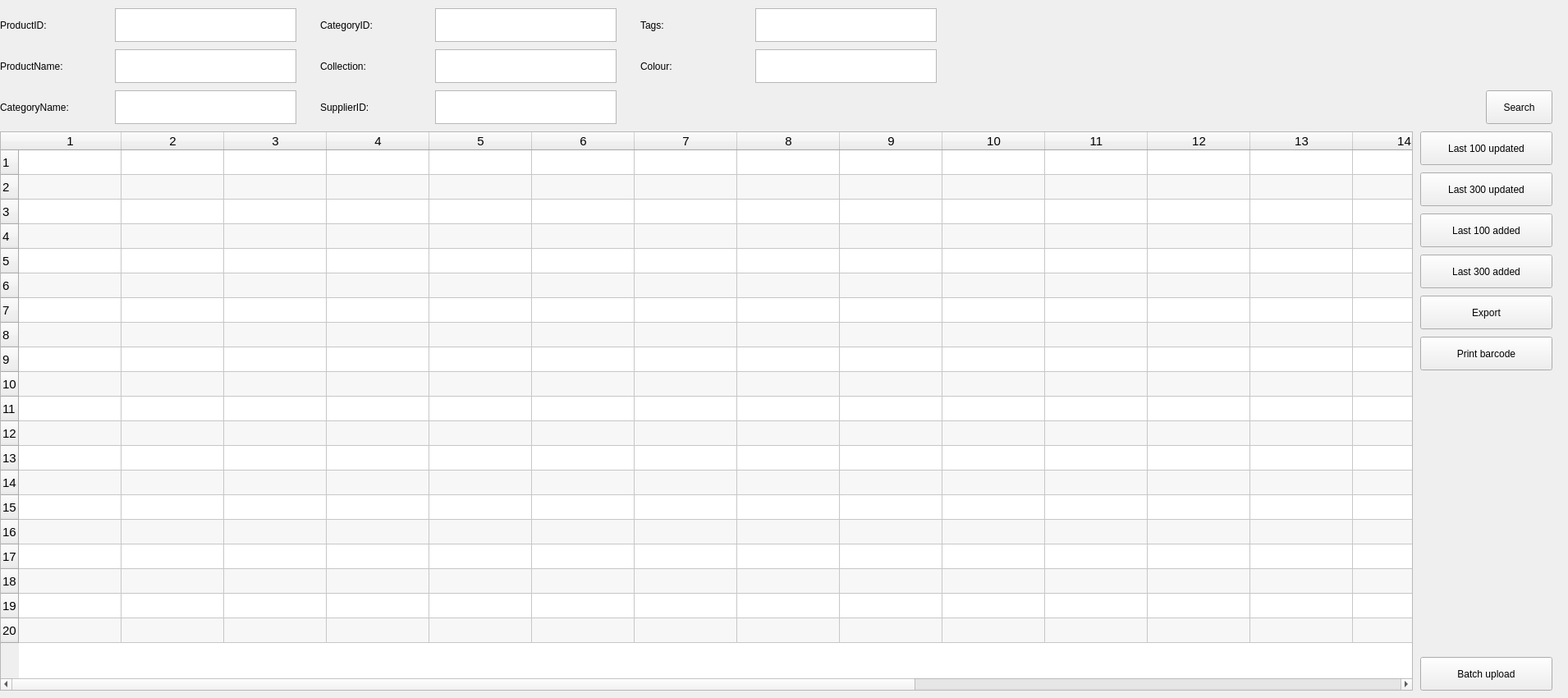
    <widget class="QWidget" name="tab_productManagement">
     <property name="sizePolicy">
      <sizepolicy hsizetype="Fixed" vsizetype="Fixed">
       <horstretch>0</horstretch>
       <verstretch>0</verstretch>
      </sizepolicy>
     </property>
     <property name="minimumSize">
      <size>
       <width>1910</width>
       <height>850</height>
      </size>
     </property>
     <attribute name="title">
      <string>Product Management</string>
     </attribute>
     <widget class="QLabel" name="product_label_categoryID">
      <property name="geometry">
       <rect>
        <x>390</x>
        <y>10</y>
        <width>111</width>
        <height>41</height>
       </rect>
      </property>
      <property name="lineWidth">
       <number>0</number>
      </property>
      <property name="text">
       <string>CategoryID:</string>
      </property>
      <property name="textFormat">
       <enum>Qt::PlainText</enum>
      </property>
     </widget>
     <widget class="QPushButton" name="product_pushButton_search">
      <property name="geometry">
       <rect>
        <x>1810</x>
        <y>110</y>
        <width>81</width>
        <height>41</height>
       </rect>
      </property>
      <property name="text">
       <string>Search</string>
      </property>
     </widget>
     <widget class="QLabel" name="product_label_collection">
      <property name="geometry">
       <rect>
        <x>390</x>
        <y>60</y>
        <width>111</width>
        <height>41</height>
       </rect>
      </property>
      <property name="lineWidth">
       <number>0</number>
      </property>
      <property name="text">
       <string>Collection:</string>
      </property>
      <property name="textFormat">
       <enum>Qt::PlainText</enum>
      </property>
     </widget>
     <widget class="QLabel" name="product_label_supplierID">
      <property name="geometry">
       <rect>
        <x>390</x>
        <y>110</y>
        <width>111</width>
        <height>41</height>
       </rect>
      </property>
      <property name="lineWidth">
       <number>0</number>
      </property>
      <property name="text">
       <string>SupplierID:</string>
      </property>
      <property name="textFormat">
       <enum>Qt::PlainText</enum>
      </property>
     </widget>
     <widget class="QLabel" name="product_label_productName">
      <property name="geometry">
       <rect>
        <x>0</x>
        <y>60</y>
        <width>131</width>
        <height>41</height>
       </rect>
      </property>
      <property name="lineWidth">
       <number>0</number>
      </property>
      <property name="text">
       <string>ProductName:</string>
      </property>
      <property name="textFormat">
       <enum>Qt::PlainText</enum>
      </property>
     </widget>
     <widget class="QLabel" name="product_label_productID">
      <property name="geometry">
       <rect>
        <x>0</x>
        <y>10</y>
        <width>111</width>
        <height>41</height>
       </rect>
      </property>
      <property name="lineWidth">
       <number>0</number>
      </property>
      <property name="text">
       <string>ProductID:</string>
      </property>
      <property name="textFormat">
       <enum>Qt::PlainText</enum>
      </property>
     </widget>
     <widget class="QLabel" name="product_label_categoryName">
      <property name="geometry">
       <rect>
        <x>0</x>
        <y>110</y>
        <width>141</width>
        <height>41</height>
       </rect>
      </property>
      <property name="lineWidth">
       <number>0</number>
      </property>
      <property name="text">
       <string>CategoryName:</string>
      </property>
      <property name="textFormat">
       <enum>Qt::PlainText</enum>
      </property>
     </widget>
     <widget class="QTableWidget" name="product_tableWidget_display">
      <property name="geometry">
       <rect>
        <x>0</x>
        <y>160</y>
        <width>1721</width>
        <height>681</height>
       </rect>
      </property>
      <property name="font">
       <font>
        <pointsize>11</pointsize>
       </font>
      </property>
      <property name="alternatingRowColors">
       <bool>true</bool>
      </property>
      <property name="selectionMode">
       <enum>QAbstractItemView::ExtendedSelection</enum>
      </property>
      <property name="selectionBehavior">
       <enum>QAbstractItemView::SelectRows</enum>
      </property>
      <property name="rowCount">
       <number>20</number>
      </property>
      <property name="columnCount">
       <number>20</number>
      </property>
      <attribute name="horizontalHeaderDefaultSectionSize">
       <number>125</number>
      </attribute>
      <attribute name="horizontalHeaderShowSortIndicator" stdset="0">
       <bool>true</bool>
      </attribute>
      <attribute name="verticalHeaderCascadingSectionResizes">
       <bool>false</bool>
      </attribute>
      <attribute name="verticalHeaderDefaultSectionSize">
       <number>30</number>
      </attribute>
      <attribute name="verticalHeaderMinimumSectionSize">
       <number>30</number>
      </attribute>
      <row/>
      <row/>
      <row/>
      <row/>
      <row/>
      <row/>
      <row/>
      <row/>
      <row/>
      <row/>
      <row/>
      <row/>
      <row/>
      <row/>
      <row/>
      <row/>
      <row/>
      <row/>
      <row/>
      <row/>
      <column/>
      <column/>
      <column/>
      <column/>
      <column/>
      <column/>
      <column/>
      <column/>
      <column/>
      <column/>
      <column/>
      <column/>
      <column/>
      <column/>
      <column/>
      <column/>
      <column/>
      <column/>
      <column/>
      <column/>
     </widget>
     <widget class="QPushButton" name="product_pushButton_last300Added">
      <property name="geometry">
       <rect>
        <x>1730</x>
        <y>310</y>
        <width>161</width>
        <height>41</height>
       </rect>
      </property>
      <property name="text">
       <string>Last 300 added</string>
      </property>
     </widget>
     <widget class="QPushButton" name="product_pushButton_batchUpload">
      <property name="geometry">
       <rect>
        <x>1730</x>
        <y>800</y>
        <width>161</width>
        <height>41</height>
       </rect>
      </property>
      <property name="text">
       <string>Batch upload</string>
      </property>
     </widget>
     <widget class="QPushButton" name="product_pushButton_printBarcode">
      <property name="geometry">
       <rect>
        <x>1730</x>
        <y>410</y>
        <width>161</width>
        <height>41</height>
       </rect>
      </property>
      <property name="text">
       <string>Print barcode</string>
      </property>
     </widget>
     <widget class="QPushButton" name="product_pushButton_last100Added">
      <property name="geometry">
       <rect>
        <x>1730</x>
        <y>260</y>
        <width>161</width>
        <height>41</height>
       </rect>
      </property>
      <property name="text">
       <string>Last 100 added</string>
      </property>
     </widget>
     <widget class="QPushButton" name="product_pushButton_last300Updated">
      <property name="geometry">
       <rect>
        <x>1730</x>
        <y>210</y>
        <width>161</width>
        <height>41</height>
       </rect>
      </property>
      <property name="text">
       <string>Last 300 updated</string>
      </property>
     </widget>
     <widget class="QPushButton" name="product_pushButton_generateCSV">
      <property name="geometry">
       <rect>
        <x>1730</x>
        <y>360</y>
        <width>161</width>
        <height>41</height>
       </rect>
      </property>
      <property name="text">
       <string>Export</string>
      </property>
     </widget>
     <widget class="QPushButton" name="product_pushButton_last100Updated">
      <property name="geometry">
       <rect>
        <x>1730</x>
        <y>160</y>
        <width>161</width>
        <height>41</height>
       </rect>
      </property>
      <property name="text">
       <string>Last 100 updated</string>
      </property>
     </widget>
     <widget class="QTextEdit" name="product_textEdit_productID">
      <property name="geometry">
       <rect>
        <x>140</x>
        <y>10</y>
        <width>221</width>
        <height>41</height>
       </rect>
      </property>
     </widget>
     <widget class="QTextEdit" name="product_textEdit_supplierID">
      <property name="geometry">
       <rect>
        <x>530</x>
        <y>110</y>
        <width>221</width>
        <height>41</height>
       </rect>
      </property>
     </widget>
     <widget class="QTextEdit" name="product_textEdit_productName">
      <property name="geometry">
       <rect>
        <x>140</x>
        <y>60</y>
        <width>221</width>
        <height>41</height>
       </rect>
      </property>
     </widget>
     <widget class="QTextEdit" name="product_textEdit_categoryID">
      <property name="geometry">
       <rect>
        <x>530</x>
        <y>10</y>
        <width>221</width>
        <height>41</height>
       </rect>
      </property>
     </widget>
     <widget class="QTextEdit" name="product_textEdit_categoryName">
      <property name="geometry">
       <rect>
        <x>140</x>
        <y>110</y>
        <width>221</width>
        <height>41</height>
       </rect>
      </property>
     </widget>
     <widget class="QTextEdit" name="product_textEdit_collection">
      <property name="geometry">
       <rect>
        <x>530</x>
        <y>60</y>
        <width>221</width>
        <height>41</height>
       </rect>
      </property>
     </widget>
     <widget class="QLabel" name="product_label_tags">
      <property name="geometry">
       <rect>
        <x>780</x>
        <y>10</y>
        <width>111</width>
        <height>41</height>
       </rect>
      </property>
      <property name="lineWidth">
       <number>0</number>
      </property>
      <property name="text">
       <string>Tags:</string>
      </property>
      <property name="textFormat">
       <enum>Qt::PlainText</enum>
      </property>
     </widget>
     <widget class="QTextEdit" name="product_textEdit_tags">
      <property name="geometry">
       <rect>
        <x>920</x>
        <y>10</y>
        <width>221</width>
        <height>41</height>
       </rect>
      </property>
     </widget>
     <widget class="QLabel" name="product_label_colour">
      <property name="geometry">
       <rect>
        <x>780</x>
        <y>60</y>
        <width>111</width>
        <height>41</height>
       </rect>
      </property>
      <property name="lineWidth">
       <number>0</number>
      </property>
      <property name="text">
       <string>Colour:</string>
      </property>
      <property name="textFormat">
       <enum>Qt::PlainText</enum>
      </property>
     </widget>
     <widget class="QTextEdit" name="product_textEdit_colour">
      <property name="geometry">
       <rect>
        <x>920</x>
        <y>60</y>
        <width>221</width>
        <height>41</height>
       </rect>
      </property>
     </widget>
    </widget>
